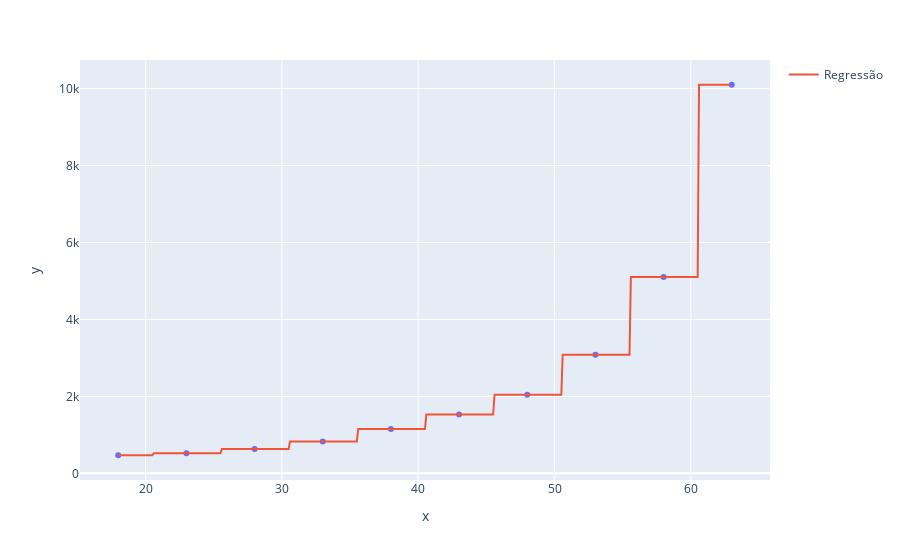

Write notebook code for a chart like this one.
### Code cell
g = px.scatter(x = X.ravel(), y = y)
g.add_scatter(x =  X_test_tree.ravel(), y = regression_tree.predict(X_test_tree), name = 'Regressão')
g.show()

### Figure 1 — Plotly figure (JSON) as saved in the notebook; plotly's stock layout.template omitted (floating-point values rounded to 4 significant figures; data arrays with more than 128 entries replaced by an {"elided": "..."} marker saying what was removed)
{"data": [{"hovertemplate": "x=%{x}<br>y=%{y}<extra></extra>", "legendgroup": "", "marker": {"color": "#636efa", "symbol": "circle"}, "mode": "markers", "name": "", "orientation": "v", "showlegend": false, "type": "scatter", "x": [18, 23, 28, 33, 38, 43, 48, 53, 58, 63], "xaxis": "x", "y": [470, 520, 630, 830, 1150, 1530, 2040, 3080, 5100, 10100], "yaxis": "y"}, {"name": "Regressão", "type": "scatter", "x": {"elided": "450 float values"}, "y": {"elided": "450 int values"}}], "layout": {"legend": {"tracegroupgap": 0}, "margin": {"t": 60}, "xaxis": {"anchor": "y", "domain": [0, 1], "title": {"text": "x"}}, "yaxis": {"anchor": "x", "domain": [0, 1], "title": {"text": "y"}}}}
